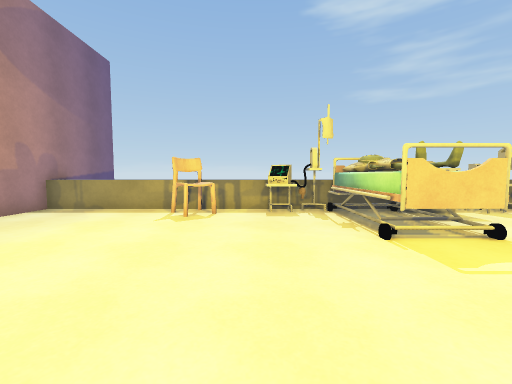
[1] (above)

19 first-person views from a walk through a 3-D level made in the Unity game engine. The camera is 1.2 m above the floor, tilts 4° down and sees 90° across. The floor is counted in squares, 1 m on a side. Each view is taken from the middle of a square. On the plan, view 1 faces up. The plan holds only what a view shows up to about 12 squares ahead; the rest is blank. The place goes on beyond the plan. The player is left out. Some animated figures are not drawn. Some surface patterns are stand-ins.

[2]
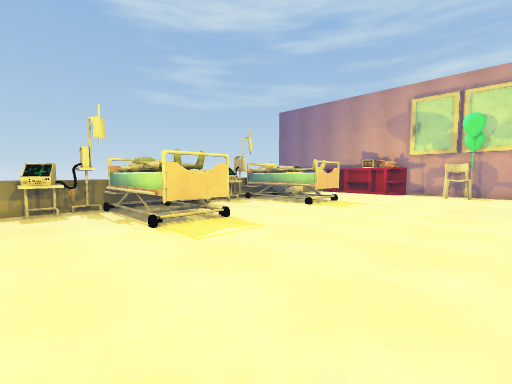

[3]
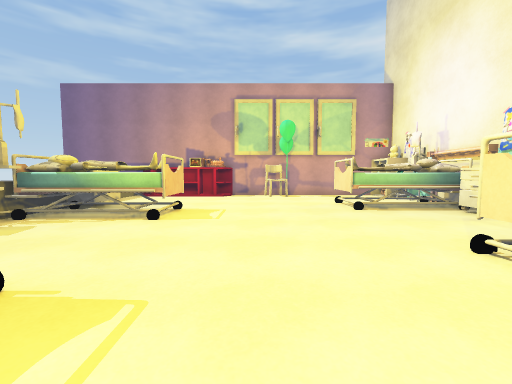

[4]
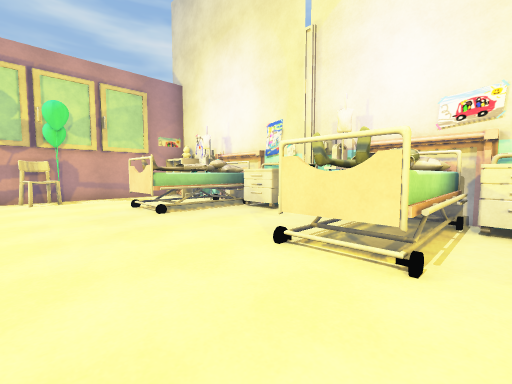

[5]
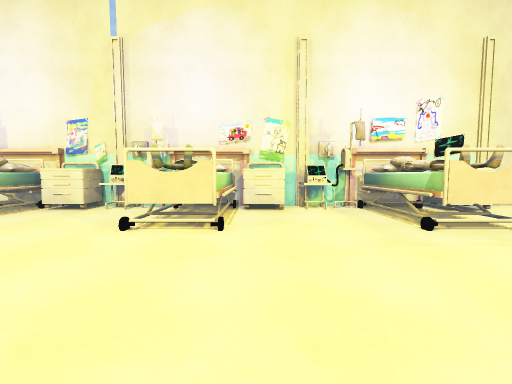

[6]
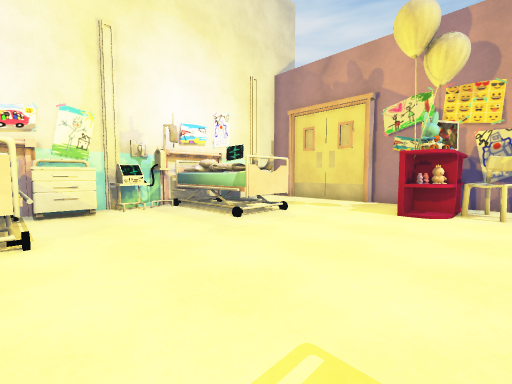

[7]
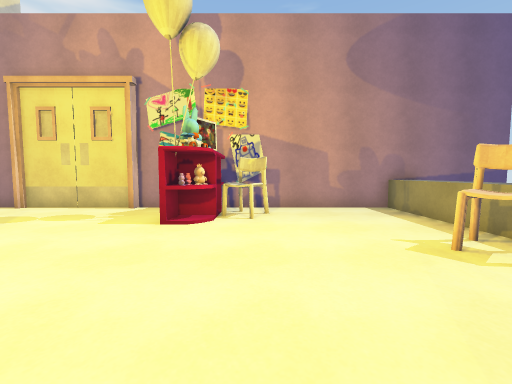

[8]
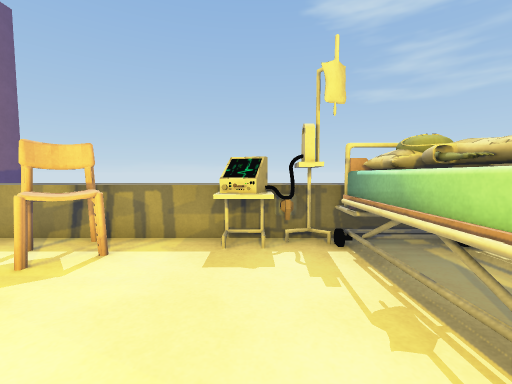

[9]
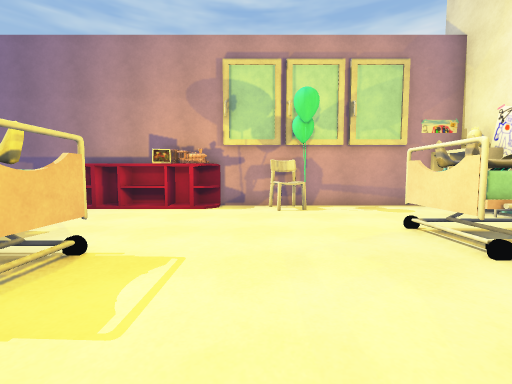

[10]
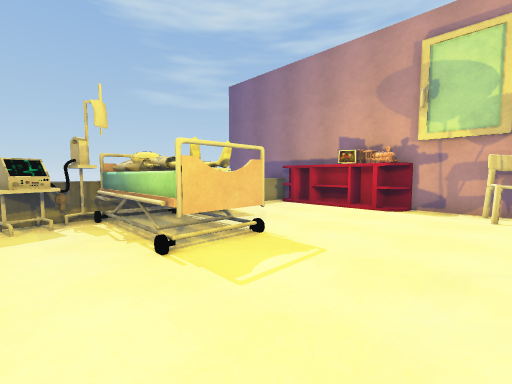

[11]
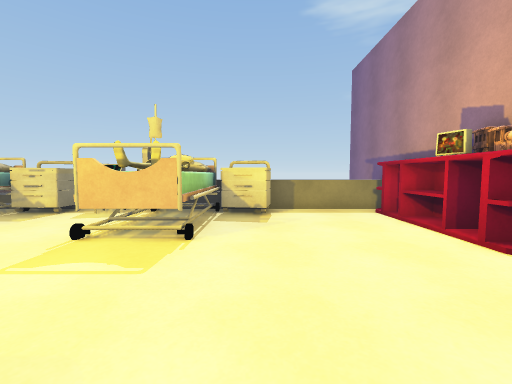

[12]
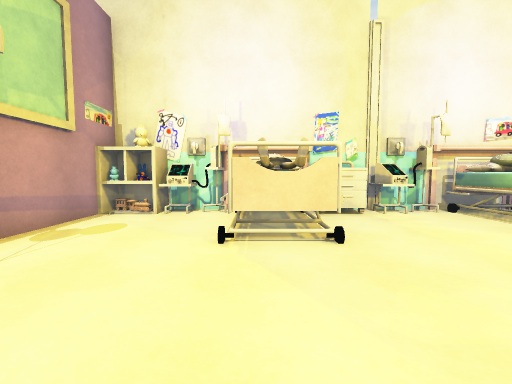

[13]
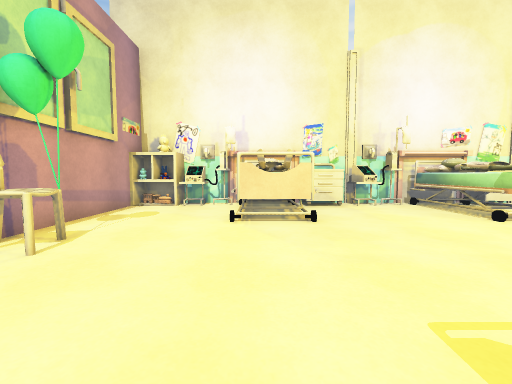

[14]
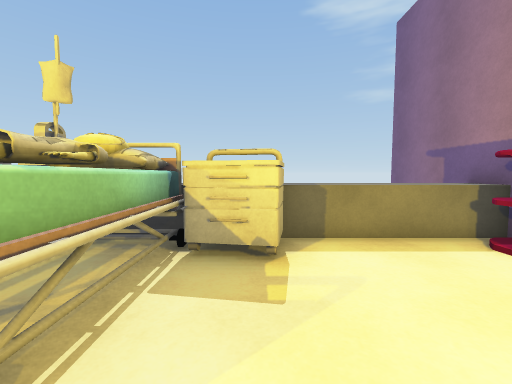

[15]
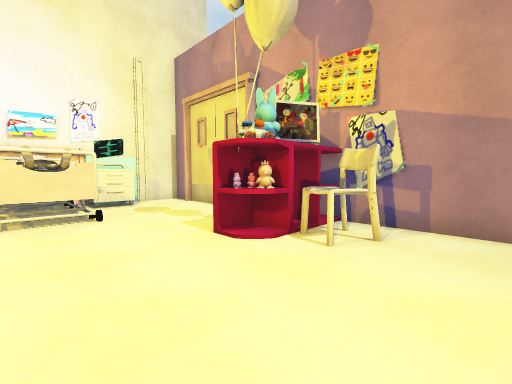

[16]
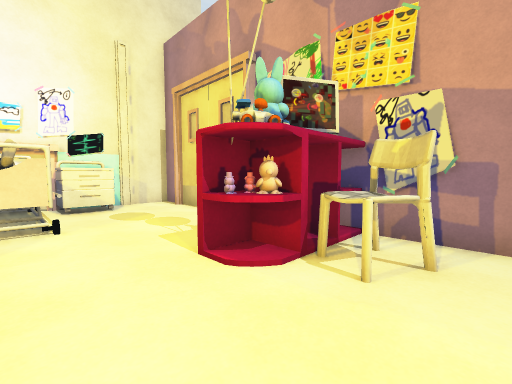

[17]
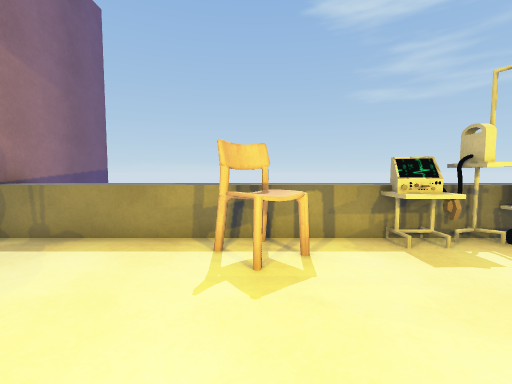

[18]
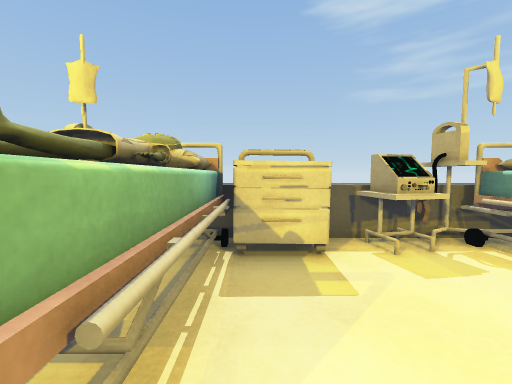

[19]
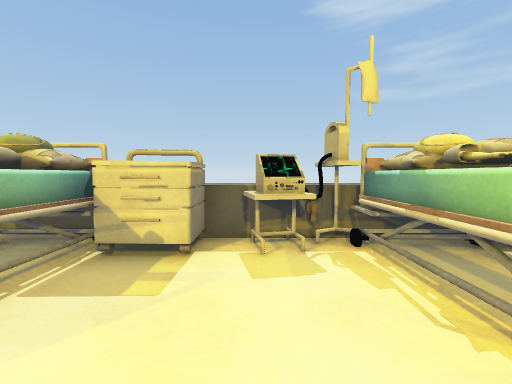

### Floor plan
Key: @ floor where view 1 was taken; # wall or solid block; . floor; = window, fence, low wall or low ledge; ^ raised ledge; O other object.
Columns run from 7 left of view 1 to 17 right of it. Each row starts with its distance up from view 1.
 11 #                       #
 10 #^^^^^^^^^^  ^^^^   ^^^^#
  9 ^^^^^^^OOO^^^OOO^^^O^^^^#
  8 #....OOOOO##OOOO###O...##
  7 #....O....OO....##=....##
  6 #.........O.....##^....#
  5 #.........^#....###....##
  4 #OO....................##
  3 ###.....................#
  2 ###.....................#
  1 #.....................OO#
  0 #......@...............O#
 -1 #....##....##.....##....#
 -2 #...###....^#=.....#....#
 -3 #...###....###....##....#
 -4 #..####....##=....##....#
 -5 #.OO###OOOO###OOOO##OO###
 -6 ##############O#########

Where each view was taken, in squares from view 1:
view 1: 0 up, 0 right, facing up
view 2: 1 down, 0 right, facing up-right
view 3: 2 up, 2 right, facing right
view 4: 2 up, 3 right, facing down-right
view 5: 4 up, 3 right, facing down
view 6: 4 up, 4 right, facing down-left
view 7: 4 up, 2 right, facing left
view 8: 4 up, 1 right, facing up
view 9: 2 up, 7 right, facing right
view 10: 1 up, 7 right, facing up-right
view 11: 0 up, 12 right, facing up
view 12: 3 up, 12 right, facing down
view 13: 5 up, 12 right, facing down
view 14: 4 up, 12 right, facing up
view 15: 6 up, 1 left, facing down-left
view 16: 5 up, 2 left, facing down-left
view 17: 4 up, 2 left, facing up
view 18: 4 up, 5 right, facing up
view 19: 4 up, 7 right, facing up
